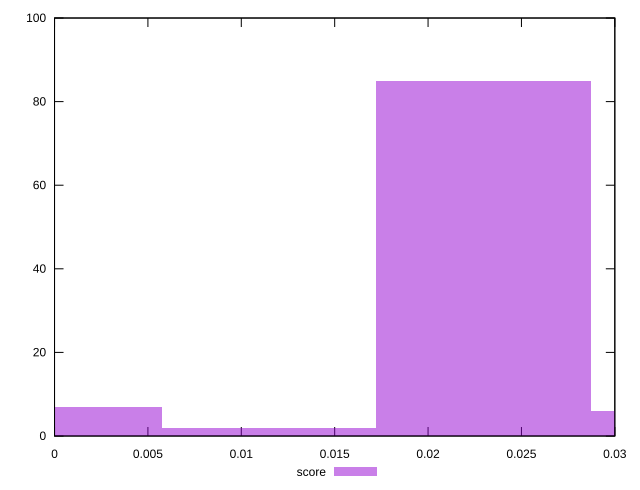

Reproduce this figure in gnuplot.
reset

$score <<EOF
0.022970152065061453 85
0 7
0.03445522809759218 6
0.011485076032530727 2
EOF

set key outside below
set boxwidth 0.011485076032530727
set xrange [0:0.03]
set yrange [0:100]
set trange [0:100]
set style fill transparent solid 0.5 noborder
set terminal svg size 640, 490 enhanced background rgb 'white'
set output "report_00015_2021-02-09T16-11-33.973Z/cumulative-layout-shift/samples/pages+cached/score/histogram.svg"

plot $score title "score" with boxes

reset
